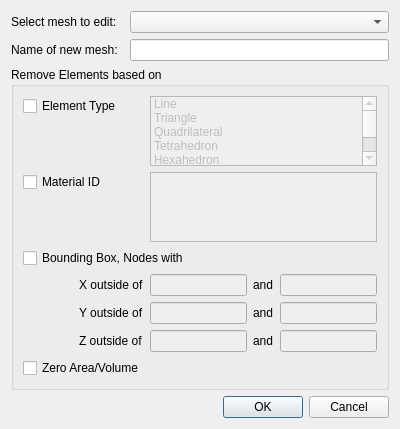
<?xml version="1.0" encoding="UTF-8"?>
<ui version="4.0">
 <class>MeshElementRemoval</class>
 <widget class="QDialog" name="MeshElementRemoval">
  <property name="geometry">
   <rect>
    <x>0</x>
    <y>0</y>
    <width>400</width>
    <height>420</height>
   </rect>
  </property>
  <property name="windowTitle">
   <string>Remove Mesh Elements</string>
  </property>
  <layout class="QGridLayout" name="gridLayout" rowstretch="0,0,0,0,0,0,0,0">
   <item row="7" column="2">
    <widget class="QDialogButtonBox" name="buttonBox">
     <property name="orientation">
      <enum>Qt::Horizontal</enum>
     </property>
     <property name="standardButtons">
      <set>QDialogButtonBox::Cancel|QDialogButtonBox::Ok</set>
     </property>
    </widget>
   </item>
   <item row="0" column="2">
    <widget class="QComboBox" name="meshNameComboBox"/>
   </item>
   <item row="0" column="0" colspan="2">
    <widget class="QLabel" name="meshNameLabel">
     <property name="text">
      <string>Select mesh to edit:</string>
     </property>
    </widget>
   </item>
   <item row="2" column="0" colspan="3">
    <widget class="QGroupBox" name="groupBox">
     <property name="title">
      <string>Remove Elements based on</string>
     </property>
     <layout class="QGridLayout" name="gridLayout_2">
      <item row="4" column="0">
       <spacer name="horizontalSpacer_2">
        <property name="orientation">
         <enum>Qt::Horizontal</enum>
        </property>
        <property name="sizeHint" stdset="0">
         <size>
          <width>40</width>
          <height>20</height>
         </size>
        </property>
       </spacer>
      </item>
      <item row="5" column="0">
       <spacer name="horizontalSpacer_3">
        <property name="orientation">
         <enum>Qt::Horizontal</enum>
        </property>
        <property name="sizeHint" stdset="0">
         <size>
          <width>40</width>
          <height>20</height>
         </size>
        </property>
       </spacer>
      </item>
      <item row="4" column="1">
       <widget class="QLabel" name="yOutsideLabel">
        <property name="text">
         <string>Y outside of</string>
        </property>
       </widget>
      </item>
      <item row="4" column="3">
       <widget class="QLabel" name="yAndLabel">
        <property name="text">
         <string>and</string>
        </property>
       </widget>
      </item>
      <item row="3" column="4">
       <widget class="QLineEdit" name="xMaxEdit">
        <property name="enabled">
         <bool>false</bool>
        </property>
       </widget>
      </item>
      <item row="1" column="0" colspan="2" alignment="Qt::AlignTop">
       <widget class="QCheckBox" name="materialIDCheckBox">
        <property name="text">
         <string>Material ID</string>
        </property>
       </widget>
      </item>
      <item row="3" column="1">
       <widget class="QLabel" name="xOutsideLabel">
        <property name="text">
         <string>X outside of</string>
        </property>
       </widget>
      </item>
      <item row="0" column="0" colspan="2" alignment="Qt::AlignTop">
       <widget class="QCheckBox" name="elementTypeCheckBox">
        <property name="text">
         <string>Element Type</string>
        </property>
       </widget>
      </item>
      <item row="6" column="0" colspan="2">
       <widget class="QCheckBox" name="zeroVolumeCheckBox">
        <property name="text">
         <string>Zero Area/Volume</string>
        </property>
       </widget>
      </item>
      <item row="5" column="1">
       <widget class="QLabel" name="zOutsideLabel">
        <property name="text">
         <string>Z outside of</string>
        </property>
       </widget>
      </item>
      <item row="3" column="3">
       <widget class="QLabel" name="xAndLabel">
        <property name="text">
         <string>and</string>
        </property>
       </widget>
      </item>
      <item row="5" column="2">
       <widget class="QLineEdit" name="zMinEdit">
        <property name="enabled">
         <bool>false</bool>
        </property>
       </widget>
      </item>
      <item row="4" column="4">
       <widget class="QLineEdit" name="yMaxEdit">
        <property name="enabled">
         <bool>false</bool>
        </property>
       </widget>
      </item>
      <item row="5" column="3">
       <widget class="QLabel" name="zAndLabel">
        <property name="text">
         <string>and</string>
        </property>
       </widget>
      </item>
      <item row="3" column="2">
       <widget class="QLineEdit" name="xMinEdit">
        <property name="enabled">
         <bool>false</bool>
        </property>
       </widget>
      </item>
      <item row="4" column="2">
       <widget class="QLineEdit" name="yMinEdit">
        <property name="enabled">
         <bool>false</bool>
        </property>
       </widget>
      </item>
      <item row="5" column="4">
       <widget class="QLineEdit" name="zMaxEdit">
        <property name="enabled">
         <bool>false</bool>
        </property>
       </widget>
      </item>
      <item row="3" column="0">
       <spacer name="horizontalSpacer">
        <property name="orientation">
         <enum>Qt::Horizontal</enum>
        </property>
        <property name="sizeHint" stdset="0">
         <size>
          <width>40</width>
          <height>20</height>
         </size>
        </property>
       </spacer>
      </item>
      <item row="2" column="0" colspan="3">
       <widget class="QCheckBox" name="boundingBoxCheckBox">
        <property name="text">
         <string>Bounding Box, Nodes with</string>
        </property>
       </widget>
      </item>
      <item row="0" column="2" colspan="3">
       <widget class="QListWidget" name="elementTypeListWidget">
        <property name="enabled">
         <bool>false</bool>
        </property>
        <property name="alternatingRowColors">
         <bool>false</bool>
        </property>
        <property name="selectionMode">
         <enum>QAbstractItemView::MultiSelection</enum>
        </property>
        <item>
         <property name="text">
          <string>Line</string>
         </property>
        </item>
        <item>
         <property name="text">
          <string>Triangle</string>
         </property>
        </item>
        <item>
         <property name="text">
          <string>Quadrilateral</string>
         </property>
        </item>
        <item>
         <property name="text">
          <string>Tetrahedron</string>
         </property>
        </item>
        <item>
         <property name="text">
          <string>Hexahedron</string>
         </property>
        </item>
        <item>
         <property name="text">
          <string>Pyramid</string>
         </property>
        </item>
        <item>
         <property name="text">
          <string>Prism</string>
         </property>
        </item>
       </widget>
      </item>
      <item row="1" column="2" colspan="3">
       <widget class="QListWidget" name="materialListWidget">
        <property name="enabled">
         <bool>false</bool>
        </property>
        <property name="alternatingRowColors">
         <bool>false</bool>
        </property>
        <property name="selectionMode">
         <enum>QAbstractItemView::MultiSelection</enum>
        </property>
       </widget>
      </item>
     </layout>
    </widget>
   </item>
   <item row="1" column="0">
    <widget class="QLabel" name="newMeshNameLabel">
     <property name="text">
      <string>Name of new mesh:</string>
     </property>
    </widget>
   </item>
   <item row="1" column="2">
    <widget class="QLineEdit" name="newMeshNameEdit"/>
   </item>
  </layout>
 </widget>
 <resources/>
 <connections>
  <connection>
   <sender>buttonBox</sender>
   <signal>accepted()</signal>
   <receiver>MeshElementRemoval</receiver>
   <slot>accept()</slot>
   <hints>
    <hint type="sourcelabel">
     <x>248</x>
     <y>254</y>
    </hint>
    <hint type="destinationlabel">
     <x>157</x>
     <y>274</y>
    </hint>
   </hints>
  </connection>
  <connection>
   <sender>buttonBox</sender>
   <signal>rejected()</signal>
   <receiver>MeshElementRemoval</receiver>
   <slot>reject()</slot>
   <hints>
    <hint type="sourcelabel">
     <x>316</x>
     <y>260</y>
    </hint>
    <hint type="destinationlabel">
     <x>286</x>
     <y>274</y>
    </hint>
   </hints>
  </connection>
 </connections>
</ui>
